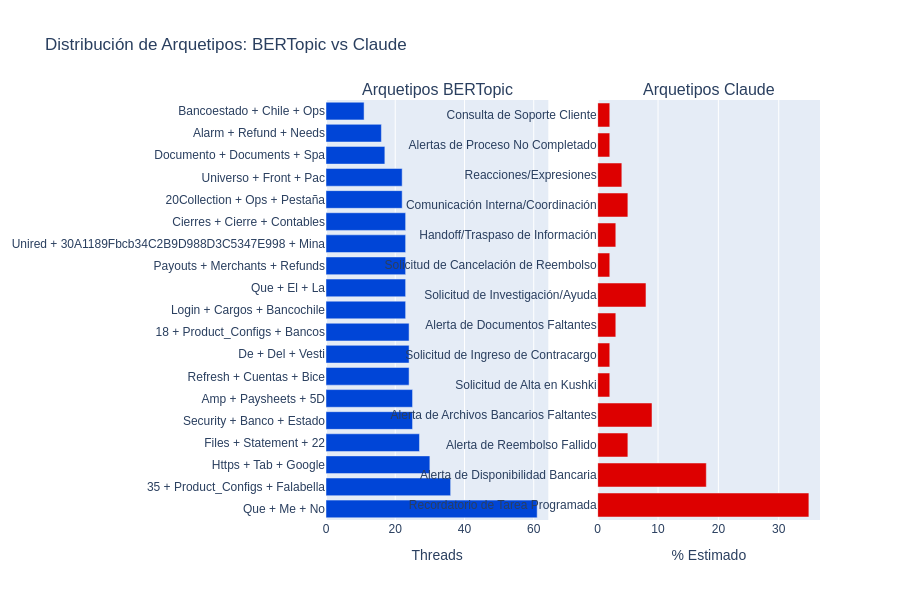

Notebook source saved alongside this figure:
### Markdown cell above
## 6. Visualización Comparativa

### Code cell
if bertopic_available and claude_available:
    # Crear gráfico de barras comparativo
    fig = make_subplots(
        rows=1, cols=2,
        subplot_titles=('Arquetipos BERTopic', 'Arquetipos Claude'),
        specs=[[{'type': 'bar'}, {'type': 'bar'}]]
    )

    # BERTopic
    bertopic_names = [arch['name'] for arch in bertopic_results['archetypes']]
    bertopic_counts = [arch['thread_count'] for arch in bertopic_results['archetypes']]

    fig.add_trace(
        go.Bar(
            x=bertopic_counts,
            y=bertopic_names,
            orientation='h',
            marker=dict(color='#0045D7'),
            name='BERTopic'
        ),
        row=1, col=1
    )

    # Claude
    claude_names = [arch['nombre'] for arch in claude_results['suggested_archetypes']]
    claude_pcts = [arch.get('porcentaje_estimado', 0) for arch in claude_results['suggested_archetypes']]

    fig.add_trace(
        go.Bar(
            x=claude_pcts,
            y=claude_names,
            orientation='h',
            marker=dict(color='#DD0000'),
            name='Claude'
        ),
        row=1, col=2
    )

    fig.update_xaxes(title_text="Threads", row=1, col=1)
    fig.update_xaxes(title_text="% Estimado", row=1, col=2)

    fig.update_layout(
        height=600,
        showlegend=False,
        title_text="Distribución de Arquetipos: BERTopic vs Claude",
        font=dict(family="DM Sans, sans-serif")
    )

    fig.show()

### Figure 1 — Plotly figure (JSON) as saved in the notebook; plotly's stock layout.template omitted (floating-point values rounded to 4 significant figures)
{"data": [{"marker": {"color": "#0045D7"}, "name": "BERTopic", "orientation": "h", "type": "bar", "x": [61, 36, 30, 27, 25, 25, 24, 24, 24, 23, 23, 23, 23, 23, 22, 22, 17, 16, 11], "xaxis": "x", "y": ["Que + Me + No", "35 + Product_Configs + Falabella", "Https + Tab + Google", "Files + Statement + 22", "Security + Banco + Estado", "Amp + Paysheets + 5D", "Refresh + Cuentas + Bice", "De + Del + Vesti", "18 + Product_Configs + Bancos", "Login + Cargos + Bancochile", "Que + El + La", "Payouts + Merchants + Refunds", "Unired + 30A1189Fbcb34C2B9D988D3C5347E998 + Mina", "Cierres + Cierre + Contables", "20Collection + Ops + Pestaña", "Universo + Front + Pac", "Documento + Documents + Spa", "Alarm + Refund + Needs", "Bancoestado + Chile + Ops"], "yaxis": "y"}, {"marker": {"color": "#DD0000"}, "name": "Claude", "orientation": "h", "type": "bar", "x": [35, 18, 5, 9, 2, 2, 3, 8, 2, 3, 5, 4, 2, 2], "xaxis": "x2", "y": ["Recordatorio de Tarea Programada", "Alerta de Disponibilidad Bancaria", "Alerta de Reembolso Fallido", "Alerta de Archivos Bancarios Faltantes", "Solicitud de Alta en Kushki", "Solicitud de Ingreso de Contracargo", "Alerta de Documentos Faltantes", "Solicitud de Investigación/Ayuda", "Solicitud de Cancelación de Reembolso", "Handoff/Traspaso de Información", "Comunicación Interna/Coordinación", "Reacciones/Expresiones", "Alertas de Proceso No Completado", "Consulta de Soporte Cliente"], "yaxis": "y2"}], "layout": {"annotations": [{"font": {"size": 16}, "showarrow": false, "text": "Arquetipos BERTopic", "x": 0.225, "xanchor": "center", "xref": "paper", "y": 1, "yanchor": "bottom", "yref": "paper"}, {"font": {"size": 16}, "showarrow": false, "text": "Arquetipos Claude", "x": 0.775, "xanchor": "center", "xref": "paper", "y": 1, "yanchor": "bottom", "yref": "paper"}], "font": {"family": "DM Sans, sans-serif"}, "height": 600, "showlegend": false, "title": {"text": "Distribución de Arquetipos: BERTopic vs Claude"}, "xaxis": {"anchor": "y", "domain": [0, 0.45], "title": {"text": "Threads"}}, "xaxis2": {"anchor": "y2", "domain": [0.55, 1], "title": {"text": "% Estimado"}}, "yaxis": {"anchor": "x", "domain": [0, 1]}, "yaxis2": {"anchor": "x2", "domain": [0, 1]}}}
